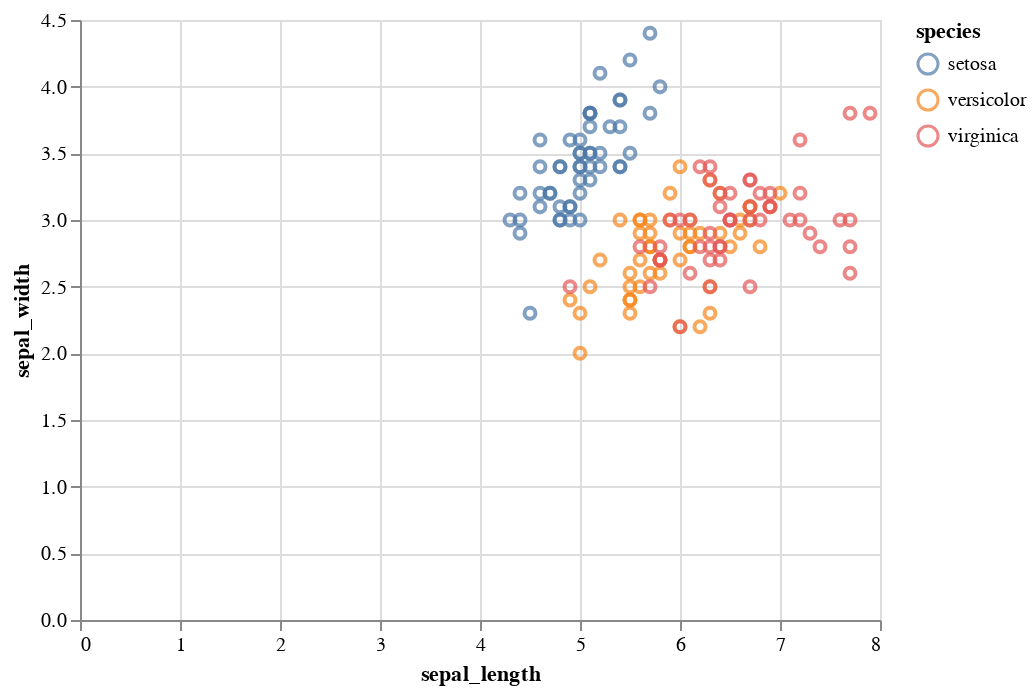

The cell this chart's notebook holds for it:
### Code cell
alt.Chart(iris).mark_point().encode(x='sepal_length', y='sepal_width', color='species').interactive()

### Figure 1 — Vega-Lite specification as saved in the notebook (floating-point values rounded to 4 significant figures; data arrays with more than 128 entries replaced by an {"elided": "..."} marker saying what was removed)
{"config": {"view": {"continuousWidth": 400, "continuousHeight": 300}}, "data": {"name": "data-3aba7121ff98eb025a13d205b0d40e6e"}, "mark": "point", "encoding": {"color": {"type": "nominal", "field": "species"}, "x": {"type": "quantitative", "field": "sepal_length"}, "y": {"type": "quantitative", "field": "sepal_width"}}, "$schema": "https://vega.github.io/schema/vega-lite/v4.8.1.json", "datasets": {"data-3aba7121ff98eb025a13d205b0d40e6e": {"elided": "150 records"}}}
